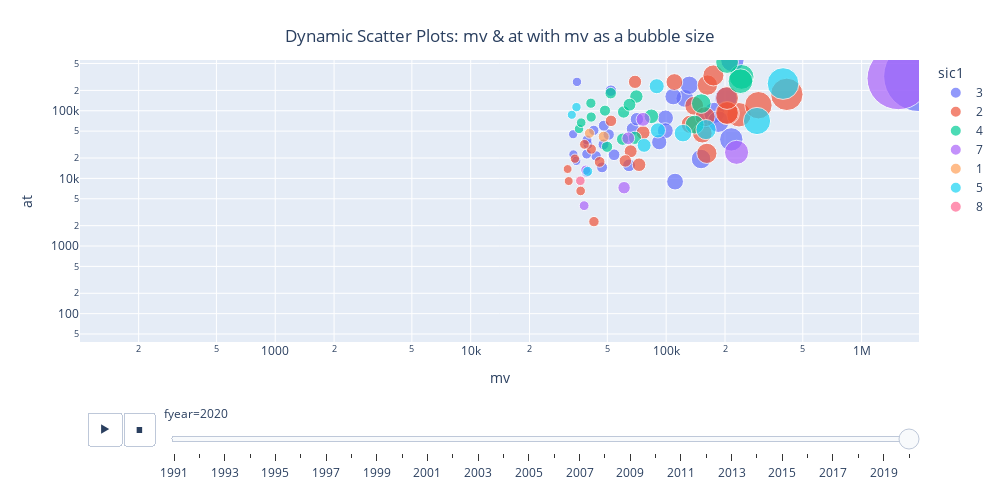

The notebook cell saved with this chart:
### Code cell
xcol='mv'
ycol='at'

# Define size variable to be used as a bubble size
bubble_size_base= 'mv'
df['bubble_size']= df[bubble_size_base].clip(df[bubble_size_base].quantile(0.3),)

fig=px.scatter(df, x=xcol, y=ycol,
              animation_frame='fyear',
              animation_group='conm',
              height= 500, width= 1000,
              range_x=[min(df[xcol]), max(df[xcol])],
              range_y=[min(df[ycol]), max(df[ycol])],
               size='bubble_size', 
               size_max= 50,
               log_x= True, # Log transformation for x
               log_y= True, # Log transformation for y
               color='sic1',
              hover_name= 'conm'
              )

fig.update_layout(
    title={
        'text': f"Dynamic Scatter Plots: {xcol} & {ycol} with {bubble_size_base} as a bubble size",
        'x':0.5,
        'xanchor': 'center',
        'yanchor': 'top'})

fig.show()

### Figure 1 — Plotly figure (JSON) as saved in the notebook; plotly's stock layout.template omitted (floating-point values rounded to 4 significant figures)
{"data": [{"hovertemplate": "<b>%{hovertext}</b><br><br>sic1=3<br>fyear=2020<br>mv=%{x}<br>at=%{y}<br>bubble_size=%{marker.size}<extra></extra>", "hovertext": ["ADVANCED MICRO DEVICES", "ANALOG DEVICES INC", "APPLE INC", "APPLIED MATERIALS INC", "BECTON DICKINSON & CO", "BOEING CO", "CATERPILLAR INC", "CUMMINS INC", "DANAHER CORP", "DEERE & CO", "EATON CORP PLC", "EMERSON ELECTRIC CO", "TELEFONAKTIEBOLAGET LM ERICS", "FORD MOTOR CO", "GENERAL DYNAMICS CORP", "L3HARRIS TECHNOLOGIES INC", "HONDA MOTOR CO LTD", "ILLINOIS TOOL WORKS", "TRANE TECHNOLOGIES PLC", "INTEL CORP", "LAM RESEARCH CORP", "LOCKHEED MARTIN CORP", "MEDTRONIC PLC", "NIKE INC  -CL B", "NORTHROP GRUMMAN CORP", "SONY GROUP CORPORATION", "STRYKER CORP", "TEXAS INSTRUMENTS INC", "THERMO FISHER SCIENTIFIC INC", "RAYTHEON TECHNOLOGIES CORP", "VOLVO AB", "AMPHENOL CORP", "CRH PLC", "TOYOTA MOTOR CORP"], "ids": ["ADVANCED MICRO DEVICES", "ANALOG DEVICES INC", "APPLE INC", "APPLIED MATERIALS INC", "BECTON DICKINSON & CO", "BOEING CO", "CATERPILLAR INC", "CUMMINS INC", "DANAHER CORP", "DEERE & CO", "EATON CORP PLC", "EMERSON ELECTRIC CO", "TELEFONAKTIEBOLAGET LM ERICS", "FORD MOTOR CO", "GENERAL DYNAMICS CORP", "L3HARRIS TECHNOLOGIES INC", "HONDA MOTOR CO LTD", "ILLINOIS TOOL WORKS", "TRANE TECHNOLOGIES PLC", "INTEL CORP", "LAM RESEARCH CORP", "LOCKHEED MARTIN CORP", "MEDTRONIC PLC", "NIKE INC  -CL B", "NORTHROP GRUMMAN CORP", "SONY GROUP CORPORATION", "STRYKER CORP", "TEXAS INSTRUMENTS INC", "THERMO FISHER SCIENTIFIC INC", "RAYTHEON TECHNOLOGIES CORP", "VOLVO AB", "AMPHENOL CORP", "CRH PLC", "TOYOTA MOTOR CORP"], "legendgroup": "3", "marker": {"color": "#636efa", "size": [111100.0, 43800.0, 1966000.0, 54140.0, 67480.0, 124700.0, 99260.0, 33530.0, 157900.0, 70860.0, 47830.0, 39210.0, 39770.0, 34970.0, 42630.0, 39360.0, 52140.0, 64570.0, 34670.0, 202400.0, 47010.0, 99040.0, 176100.0, 215300.0, 50800.0, 131400.0, 92160.0, 150900.0, 184800.0, 108700.0, 47990.0, 39140.0, 33420.0, 218200.0], "sizemode": "area", "sizeref": 786.4, "symbol": "circle"}, "mode": "markers", "name": "3", "orientation": "v", "showlegend": true, "type": "scatter", "x": [111100.0, 43800.0, 1966000.0, 54140.0, 67480.0, 124700.0, 99260.0, 33530.0, 157900.0, 70860.0, 47830.0, 39210.0, 39770.0, 34970.0, 42630.0, 39360.0, 52140.0, 64570.0, 34670.0, 202400.0, 47010.0, 99040.0, 176100.0, 215300.0, 50800.0, 131400.0, 92160.0, 150900.0, 184800.0, 108700.0, 47990.0, 39140.0, 33420.0, 218200.0], "xaxis": "x", "y": [8962, 21470.0, 323888, 22353, 54012, 152136, 78324, 22624, 76161, 75091, 31824, 22882, 31960.0, 267261, 51308, 36960, 198200.0, 15612, 18160.0, 153091, 14560.0, 50710, 93083, 37740, 44469, 238300.0, 34330, 19351, 69052, 162153, 60130.0, 12330.0, 44944, 562983], "yaxis": "y"}, {"hovertemplate": "<b>%{hovertext}</b><br><br>sic1=2<br>fyear=2020<br>mv=%{x}<br>at=%{y}<br>bubble_size=%{marker.size}<extra></extra>", "hovertext": ["AIR PRODUCTS & CHEMICALS INC", "AMGEN INC", "BRISTOL-MYERS SQUIBB CO", "BP PLC", "BROWN FORMAN CORP", "CONSTELLATION BRANDS", "CHEVRON CORP", "COCA-COLA CO", "COLGATE-PALMOLIVE CO", "DUPONT DE NEMOURS INC", "ECOLAB INC", "EXXON MOBIL CORP", "GENERAL MILLS INC", "HERSHEY CO", "JOHNSON & JOHNSON", "KIMBERLY-CLARK CORP", "LILLY (ELI) & CO", "MERCK & CO", "NOVO NORDISK A/S", "PPG INDUSTRIES INC", "PEPSICO INC", "PFIZER INC", "ALTRIA GROUP INC", "PROCTER & GAMBLE CO", "UNILEVER PLC", "VF CORP", "IDEXX LABS INC", "TOTALENERGIES SE"], "ids": ["AIR PRODUCTS & CHEMICALS INC", "AMGEN INC", "BRISTOL-MYERS SQUIBB CO", "BP PLC", "BROWN FORMAN CORP", "CONSTELLATION BRANDS", "CHEVRON CORP", "COCA-COLA CO", "COLGATE-PALMOLIVE CO", "DUPONT DE NEMOURS INC", "ECOLAB INC", "EXXON MOBIL CORP", "GENERAL MILLS INC", "HERSHEY CO", "JOHNSON & JOHNSON", "KIMBERLY-CLARK CORP", "LILLY (ELI) & CO", "MERCK & CO", "NOVO NORDISK A/S", "PPG INDUSTRIES INC", "PEPSICO INC", "PFIZER INC", "ALTRIA GROUP INC", "PROCTER & GAMBLE CO", "UNILEVER PLC", "VF CORP", "IDEXX LABS INC", "TOTALENERGIES SE"], "legendgroup": "2", "marker": {"color": "#EF553B", "size": [65830.0, 133000.0, 139200.0, 69300.0, 36520.0, 41410.0, 162600.0, 235900.0, 72670.0, 52210.0, 61830.0, 174500.0, 38200.0, 31720.0, 414300.0, 45670.0, 153100.0, 207000.0, 161500.0, 34130.0, 204700.0, 204900.0, 76200.0, 296500.0, 158300.0, 31320.0, 42710.0, 110200.0], "sizemode": "area", "sizeref": 786.4, "symbol": "circle"}, "mode": "markers", "name": "2", "orientation": "v", "showlegend": true, "type": "scatter", "x": [65830.0, 133000.0, 139200.0, 69300.0, 36520.0, 41410.0, 162600.0, 235900.0, 72670.0, 52210.0, 61830.0, 174500.0, 38200.0, 31720.0, 414300.0, 45670.0, 153100.0, 207000.0, 161500.0, 34130.0, 204700.0, 204900.0, 76200.0, 296500.0, 158300.0, 31320.0, 42710.0, 110200.0], "xaxis": "x", "y": [25170.0, 62948, 118481, 267654, 6522, 27100.0, 239790, 87296, 15920, 70904, 18126, 332750, 31840.0, 9132.0, 174894, 17523, 46630.0, 91588, 23440.0, 19556, 92918, 154229, 47414, 120700, 81560.0, 13750.0, 2295.0, 266132], "yaxis": "y"}, {"hovertemplate": "<b>%{hovertext}</b><br><br>sic1=4<br>fyear=2020<br>mv=%{x}<br>at=%{y}<br>bubble_size=%{marker.size}<extra></extra>", "hovertext": ["AMERICAN ELECTRIC POWER CO", "VERIZON COMMUNICATIONS INC", "CSX CORP", "COMCAST CORP", "DOMINION ENERGY INC", "DUKE ENERGY CORP", "NEXTERA ENERGY INC", "FEDEX CORP", "NORFOLK SOUTHERN CORP", "XCEL ENERGY INC", "SEMPRA ENERGY", "EXELON CORP", "SOUTHERN CO", "AT&T INC", "TC ENERGY CORP", "UNION PACIFIC CORP", "WASTE MANAGEMENT INC", "VODAFONE GROUP PUBLIC LTD"], "ids": ["AMERICAN ELECTRIC POWER CO", "VERIZON COMMUNICATIONS INC", "CSX CORP", "COMCAST CORP", "DOMINION ENERGY INC", "DUKE ENERGY CORP", "NEXTERA ENERGY INC", "FEDEX CORP", "NORFOLK SOUTHERN CORP", "XCEL ENERGY INC", "SEMPRA ENERGY", "EXELON CORP", "SOUTHERN CO", "AT&T INC", "TC ENERGY CORP", "UNION PACIFIC CORP", "WASTE MANAGEMENT INC", "VODAFONE GROUP PUBLIC LTD"], "legendgroup": "4", "marker": {"color": "#00cc96", "size": [41350.0, 243100.0, 69200.0, 240000.0, 60610.0, 70410.0, 151214, 84040.0, 59900.0, 35830.0, 36750.0, 41190.0, 64930.0, 204900.0, 48650.0, 139800.0, 49860.0, 52020.0], "sizemode": "area", "sizeref": 786.4, "symbol": "circle"}, "mode": "markers", "name": "4", "orientation": "v", "showlegend": true, "type": "scatter", "x": [41350.0, 243100.0, 69200.0, 240000.0, 60610.0, 70410.0, 151214, 84040.0, 59900.0, 35830.0, 36750.0, 41190.0, 64930.0, 204900.0, 48650.0, 139800.0, 49860.0, 52020.0], "xaxis": "x", "y": [80760.0, 316481, 39793, 273869, 95905, 162388, 127684, 82777, 37962, 53957, 66623, 129317, 122935, 525761, 100300, 62398, 29345, 182001], "yaxis": "y"}, {"hovertemplate": "<b>%{hovertext}</b><br><br>sic1=7<br>fyear=2020<br>mv=%{x}<br>at=%{y}<br>bubble_size=%{marker.size}<extra></extra>", "hovertext": ["AUTODESK INC", "AUTOMATIC DATA PROCESSING", "MICROSOFT CORP", "ADOBE INC", "FISERV INC", "CADENCE DESIGN SYSTEMS INC", "ELECTRONIC ARTS INC"], "ids": ["AUTODESK INC", "AUTOMATIC DATA PROCESSING", "MICROSOFT CORP", "ADOBE INC", "FISERV INC", "CADENCE DESIGN SYSTEMS INC", "ELECTRONIC ARTS INC"], "legendgroup": "7", "marker": {"color": "#ab63fa", "size": [60920.0, 64010.0, 1541000.0, 229200.0, 76180.0, 38060.0, 38780.0], "sizemode": "area", "sizeref": 786.4, "symbol": "circle"}, "mode": "markers", "name": "7", "orientation": "v", "showlegend": true, "type": "scatter", "x": [60920.0, 64010.0, 1541000.0, 229200.0, 76180.0, 38060.0, 38780.0], "xaxis": "x", "y": [7280.0, 39170.0, 301311, 24284, 74619, 3951.0, 13288], "yaxis": "y"}, {"hovertemplate": "<b>%{hovertext}</b><br><br>sic1=1<br>fyear=2020<br>mv=%{x}<br>at=%{y}<br>bubble_size=%{marker.size}<extra></extra>", "hovertext": ["BARRICK GOLD CORP", "NEWMONT CORP"], "ids": ["BARRICK GOLD CORP", "NEWMONT CORP"], "legendgroup": "1", "marker": {"color": "#FFA15A", "size": [40510.0, 47912], "sizemode": "area", "sizeref": 786.4, "symbol": "circle"}, "mode": "markers", "name": "1", "orientation": "v", "showlegend": true, "type": "scatter", "x": [40510.0, 47912], "xaxis": "x", "y": [46506, 41369], "yaxis": "y"}, {"hovertemplate": "<b>%{hovertext}</b><br><br>sic1=5<br>fyear=2020<br>mv=%{x}<br>at=%{y}<br>bubble_size=%{marker.size}<extra></extra>", "hovertext": ["TARGET CORP", "HOME DEPOT INC", "LOWE'S COS INC", "MCDONALD'S CORP", "CVS HEALTH CORP", "MITSUI & CO LTD", "ROSS STORES INC", "WALMART INC", "WALGREENS BOOTS ALLIANCE INC", "TJX COS INC (THE)"], "ids": ["TARGET CORP", "HOME DEPOT INC", "LOWE'S COS INC", "MCDONALD'S CORP", "CVS HEALTH CORP", "MITSUI & CO LTD", "ROSS STORES INC", "WALMART INC", "WALGREENS BOOTS ALLIANCE INC", "TJX COS INC (THE)"], "legendgroup": "5", "marker": {"color": "#19d3f3", "size": [90740.0, 291700.0, 122000.0, 159900.0, 89473, 34760.0, 39680.0, 396300.0, 32910.0, 77150.0], "sizemode": "area", "sizeref": 786.4, "symbol": "circle"}, "mode": "markers", "name": "5", "orientation": "v", "showlegend": true, "type": "scatter", "x": [90740.0, 291700.0, 122000.0, 159900.0, 89473, 34760.0, 39680.0, 396300.0, 32910.0, 77150.0], "xaxis": "x", "y": [51248, 70581, 46735, 52630.0, 230715, 113200.0, 12720.0, 252496, 87174, 30810.0], "yaxis": "y"}, {"hovertemplate": "<b>%{hovertext}</b><br><br>sic1=8<br>fyear=2020<br>mv=%{x}<br>at=%{y}<br>bubble_size=%{marker.size}<extra></extra>", "hovertext": ["PAYCHEX INC"], "ids": ["PAYCHEX INC"], "legendgroup": "8", "marker": {"color": "#FF6692", "size": [36390.0], "sizemode": "area", "sizeref": 786.4, "symbol": "circle"}, "mode": "markers", "name": "8", "orientation": "v", "showlegend": true, "type": "scatter", "x": [36390.0], "xaxis": "x", "y": [9227.0], "yaxis": "y"}], "layout": {"height": 500, "legend": {"itemsizing": "constant", "title": {"text": "sic1"}, "tracegroupgap": 0}, "margin": {"t": 60}, "sliders": [{"active": 29, "currentvalue": {"prefix": "fyear="}, "len": 0.9, "pad": {"b": 10, "t": 60}, "steps": [{"args": [["1991"], {"frame": {"duration": 0, "redraw": false}, "fromcurrent": true, "mode": "immediate", "transition": {"duration": 0, "easing": "linear"}}], "label": "1991", "method": "animate"}, {"args": [["1992"], {"frame": {"duration": 0, "redraw": false}, "fromcurrent": true, "mode": "immediate", "transition": {"duration": 0, "easing": "linear"}}], "label": "1992", "method": "animate"}, {"args": [["1993"], {"frame": {"duration": 0, "redraw": false}, "fromcurrent": true, "mode": "immediate", "transition": {"duration": 0, "easing": "linear"}}], "label": "1993", "method": "animate"}, {"args": [["1994"], {"frame": {"duration": 0, "redraw": false}, "fromcurrent": true, "mode": "immediate", "transition": {"duration": 0, "easing": "linear"}}], "label": "1994", "method": "animate"}, {"args": [["1995"], {"frame": {"duration": 0, "redraw": false}, "fromcurrent": true, "mode": "immediate", "transition": {"duration": 0, "easing": "linear"}}], "label": "1995", "method": "animate"}, {"args": [["1996"], {"frame": {"duration": 0, "redraw": false}, "fromcurrent": true, "mode": "immediate", "transition": {"duration": 0, "easing": "linear"}}], "label": "1996", "method": "animate"}, {"args": [["1997"], {"frame": {"duration": 0, "redraw": false}, "fromcurrent": true, "mode": "immediate", "transition": {"duration": 0, "easing": "linear"}}], "label": "1997", "method": "animate"}, {"args": [["1998"], {"frame": {"duration": 0, "redraw": false}, "fromcurrent": true, "mode": "immediate", "transition": {"duration": 0, "easing": "linear"}}], "label": "1998", "method": "animate"}, {"args": [["1999"], {"frame": {"duration": 0, "redraw": false}, "fromcurrent": true, "mode": "immediate", "transition": {"duration": 0, "easing": "linear"}}], "label": "1999", "method": "animate"}, {"args": [["2000"], {"frame": {"duration": 0, "redraw": false}, "fromcurrent": true, "mode": "immediate", "transition": {"duration": 0, "easing": "linear"}}], "label": "2000", "method": "animate"}, {"args": [["2001"], {"frame": {"duration": 0, "redraw": false}, "fromcurrent": true, "mode": "immediate", "transition": {"duration": 0, "easing": "linear"}}], "label": "2001", "method": "animate"}, {"args": [["2002"], {"frame": {"duration": 0, "redraw": false}, "fromcurrent": true, "mode": "immediate", "transition": {"duration": 0, "easing": "linear"}}], "label": "2002", "method": "animate"}, {"args": [["2003"], {"frame": {"duration": 0, "redraw": false}, "fromcurrent": true, "mode": "immediate", "transition": {"duration": 0, "easing": "linear"}}], "label": "2003", "method": "animate"}, {"args": [["2004"], {"frame": {"duration": 0, "redraw": false}, "fromcurrent": true, "mode": "immediate", "transition": {"duration": 0, "easing": "linear"}}], "label": "2004", "method": "animate"}, {"args": [["2005"], {"frame": {"duration": 0, "redraw": false}, "fromcurrent": true, "mode": "immediate", "transition": {"duration": 0, "easing": "linear"}}], "label": "2005", "method": "animate"}, {"args": [["2006"], {"frame": {"duration": 0, "redraw": false}, "fromcurrent": true, "mode": "immediate", "transition": {"duration": 0, "easing": "linear"}}], "label": "2006", "method": "animate"}, {"args": [["2007"], {"frame": {"duration": 0, "redraw": false}, "fromcurrent": true, "mode": "immediate", "transition": {"duration": 0, "easing": "linear"}}], "label": "2007", "method": "animate"}, {"args": [["2008"], {"frame": {"duration": 0, "redraw": false}, "fromcurrent": true, "mode": "immediate", "transition": {"duration": 0, "easing": "linear"}}], "label": "2008", "method": "animate"}, {"args": [["2009"], {"frame": {"duration": 0, "redraw": false}, "fromcurrent": true, "mode": "immediate", "transition": {"duration": 0, "easing": "linear"}}], "label": "2009", "method": "animate"}, {"args": [["2010"], {"frame": {"duration": 0, "redraw": false}, "fromcurrent": true, "mode": "immediate", "transition": {"duration": 0, "easing": "linear"}}], "label": "2010", "method": "animate"}, {"args": [["2011"], {"frame": {"duration": 0, "redraw": false}, "fromcurrent": true, "mode": "immediate", "transition": {"duration": 0, "easing": "linear"}}], "label": "2011", "method": "animate"}, {"args": [["2012"], {"frame": {"duration": 0, "redraw": false}, "fromcurrent": true, "mode": "immediate", "transition": {"duration": 0, "easing": "linear"}}], "label": "2012", "method": "animate"}, {"args": [["2013"], {"frame": {"duration": 0, "redraw": false}, "fromcurrent": true, "mode": "immediate", "transition": {"duration": 0, "easing": "linear"}}], "label": "2013", "method": "animate"}, {"args": [["2014"], {"frame": {"duration": 0, "redraw": false}, "fromcurrent": true, "mode": "immediate", "transition": {"duration": 0, "easing": "linear"}}], "label": "2014", "method": "animate"}, {"args": [["2015"], {"frame": {"duration": 0, "redraw": false}, "fromcurrent": true, "mode": "immediate", "transition": {"duration": 0, "easing": "linear"}}], "label": "2015", "method": "animate"}, {"args": [["2016"], {"frame": {"duration": 0, "redraw": false}, "fromcurrent": true, "mode": "immediate", "transition": {"duration": 0, "easing": "linear"}}], "label": "2016", "method": "animate"}, {"args": [["2017"], {"frame": {"duration": 0, "redraw": false}, "fromcurrent": true, "mode": "immediate", "transition": {"duration": 0, "easing": "linear"}}], "label": "2017", "method": "animate"}, {"args": [["2018"], {"frame": {"duration": 0, "redraw": false}, "fromcurrent": true, "mode": "immediate", "transition": {"duration": 0, "easing": "linear"}}], "label": "2018", "method": "animate"}, {"args": [["2019"], {"frame": {"duration": 0, "redraw": false}, "fromcurrent": true, "mode": "immediate", "transition": {"duration": 0, "easing": "linear"}}], "label": "2019", "method": "animate"}, {"args": [["2020"], {"frame": {"duration": 0, "redraw": false}, "fromcurrent": true, "mode": "immediate", "transition": {"duration": 0, "easing": "linear"}}], "label": "2020", "method": "animate"}], "x": 0.1, "xanchor": "left", "y": 0, "yanchor": "top"}], "title": {"text": "Dynamic Scatter Plots: mv & at with mv as a bubble size", "x": 0.5, "xanchor": "center", "yanchor": "top"}, "updatemenus": [{"active": 0, "buttons": [{"args": [null, {"frame": {"duration": 500, "redraw": false}, "fromcurrent": true, "mode": "immediate", "transition": {"duration": 500, "easing": "linear"}}], "label": "&#9654;", "method": "animate"}, {"args": [[null], {"frame": {"duration": 0, "redraw": false}, "fromcurrent": true, "mode": "immediate", "transition": {"duration": 0, "easing": "linear"}}], "label": "&#9724;", "method": "animate"}], "direction": "left", "pad": {"r": 10, "t": 70}, "showactive": false, "type": "buttons", "x": 0.1, "xanchor": "right", "y": 0, "yanchor": "top"}], "width": 1000, "xaxis": {"anchor": "y", "domain": [0, 1], "range": [2.001, 6.294], "title": {"text": "mv"}, "type": "log"}, "yaxis": {"anchor": "x", "domain": [0, 1], "range": [1.581, 5.75], "title": {"text": "at"}, "type": "log"}}}
